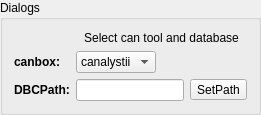
     <widget class="QGroupBox" name="groupBoxDialogs">
      <property name="maximumSize">
       <size>
        <width>16777215</width>
        <height>16777215</height>
       </size>
      </property>
      <property name="title">
       <string>Dialogs</string>
      </property>
      <layout class="QGridLayout" name="gridLayout_8">
       <item row="3" column="3">
        <widget class="QToolButton" name="pushButtonDBC">
         <property name="text">
          <string>SetPath</string>
         </property>
        </widget>
       </item>
       <item row="2" column="0">
        <widget class="QLabel" name="label_11">
         <property name="minimumSize">
          <size>
           <width>0</width>
           <height>0</height>
          </size>
         </property>
         <property name="maximumSize">
          <size>
           <width>100</width>
           <height>16777215</height>
          </size>
         </property>
         <property name="font">
          <font>
           <weight>75</weight>
           <bold>true</bold>
          </font>
         </property>
         <property name="toolTip">
          <string>This is a tool tip</string>
         </property>
         <property name="statusTip">
          <string>This is a status tip</string>
         </property>
         <property name="whatsThis">
          <string>This is &quot;what is this&quot;</string>
         </property>
         <property name="text">
          <string>canbox:</string>
         </property>
        </widget>
       </item>
       <item row="3" column="0">
        <widget class="QLabel" name="label_13">
         <property name="minimumSize">
          <size>
           <width>0</width>
           <height>0</height>
          </size>
         </property>
         <property name="maximumSize">
          <size>
           <width>16777215</width>
           <height>16777215</height>
          </size>
         </property>
         <property name="font">
          <font>
           <weight>75</weight>
           <bold>true</bold>
          </font>
         </property>
         <property name="toolTip">
          <string>This is a tool tip</string>
         </property>
         <property name="statusTip">
          <string>This is a status tip</string>
         </property>
         <property name="whatsThis">
          <string>This is &quot;what is this&quot;</string>
         </property>
         <property name="text">
          <string>DBCPath:</string>
         </property>
        </widget>
       </item>
       <item row="3" column="1" colspan="2">
        <widget class="QLineEdit" name="lineEditDBC">
         <property name="sizePolicy">
          <sizepolicy hsizetype="Preferred" vsizetype="Fixed">
           <horstretch>0</horstretch>
           <verstretch>0</verstretch>
          </sizepolicy>
         </property>
         <property name="minimumSize">
          <size>
           <width>0</width>
           <height>0</height>
          </size>
         </property>
         <property name="maximumSize">
          <size>
           <width>16777215</width>
           <height>16777215</height>
          </size>
         </property>
         <property name="toolTip">
          <string>This is a tool tip</string>
         </property>
         <property name="statusTip">
          <string>This is a status tip</string>
         </property>
         <property name="whatsThis">
          <string>This is &quot;what is this&quot;</string>
         </property>
         <property name="text">
          <string/>
         </property>
        </widget>
       </item>
       <item row="0" column="1" colspan="3">
        <widget class="QLabel" name="label_5">
         <property name="text">
          <string>Select can tool and database</string>
         </property>
         <property name="alignment">
          <set>Qt::AlignCenter</set>
         </property>
        </widget>
       </item>
       <item row="2" column="1">
        <widget class="QComboBox" name="comboBoxSelectCANbox">
         <property name="minimumSize">
          <size>
           <width>0</width>
           <height>0</height>
          </size>
         </property>
         <property name="maximumSize">
          <size>
           <width>150</width>
           <height>16777215</height>
          </size>
         </property>
         <property name="toolTip">
          <string>This is a tool tip</string>
         </property>
         <property name="statusTip">
          <string>This is a status tip</string>
         </property>
         <property name="whatsThis">
          <string>This is &quot;what is this&quot;</string>
         </property>
         <item>
          <property name="text">
           <string>canalystii</string>
          </property>
         </item>
         <item>
          <property name="text">
           <string>pcan</string>
          </property>
         </item>
         <item>
          <property name="text">
           <string>neovi</string>
          </property>
         </item>
         <item>
          <property name="text">
           <string>kvaser</string>
          </property>
         </item>
         <item>
          <property name="text">
           <string>vector</string>
          </property>
         </item>
        </widget>
       </item>
      </layout>
     </widget>
